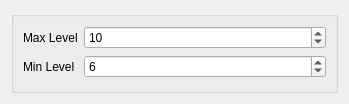
<?xml version="1.0" encoding="UTF-8"?>
<ui version="4.0">
 <class>Form</class>
 <widget class="QWidget" name="Form">
  <property name="geometry">
   <rect>
    <x>0</x>
    <y>0</y>
    <width>349</width>
    <height>104</height>
   </rect>
  </property>
  <property name="windowTitle">
   <string>Form</string>
  </property>
  <layout class="QVBoxLayout" name="verticalLayout">
   <item>
    <widget class="QGroupBox" name="groupBox">
     <layout class="QFormLayout" name="formLayout_2">
      <property name="fieldGrowthPolicy">
       <enum>QFormLayout::AllNonFixedFieldsGrow</enum>
      </property>
      <item row="1" column="0">
       <widget class="QLabel" name="MinLevelLabel">
        <property name="text">
         <string>Min Level</string>
        </property>
       </widget>
      </item>
      <item row="1" column="1">
       <widget class="QSpinBox" name="MinLevelSpinBox">
        <property name="value">
         <number>6</number>
        </property>
       </widget>
      </item>
      <item row="0" column="0">
       <widget class="QLabel" name="MaxLevelLabel">
        <property name="text">
         <string>Max Level</string>
        </property>
       </widget>
      </item>
      <item row="0" column="1">
       <widget class="QSpinBox" name="MaxLevelSpinBox">
        <property name="value">
         <number>10</number>
        </property>
       </widget>
      </item>
     </layout>
    </widget>
   </item>
  </layout>
 </widget>
 <resources/>
 <connections/>
</ui>
